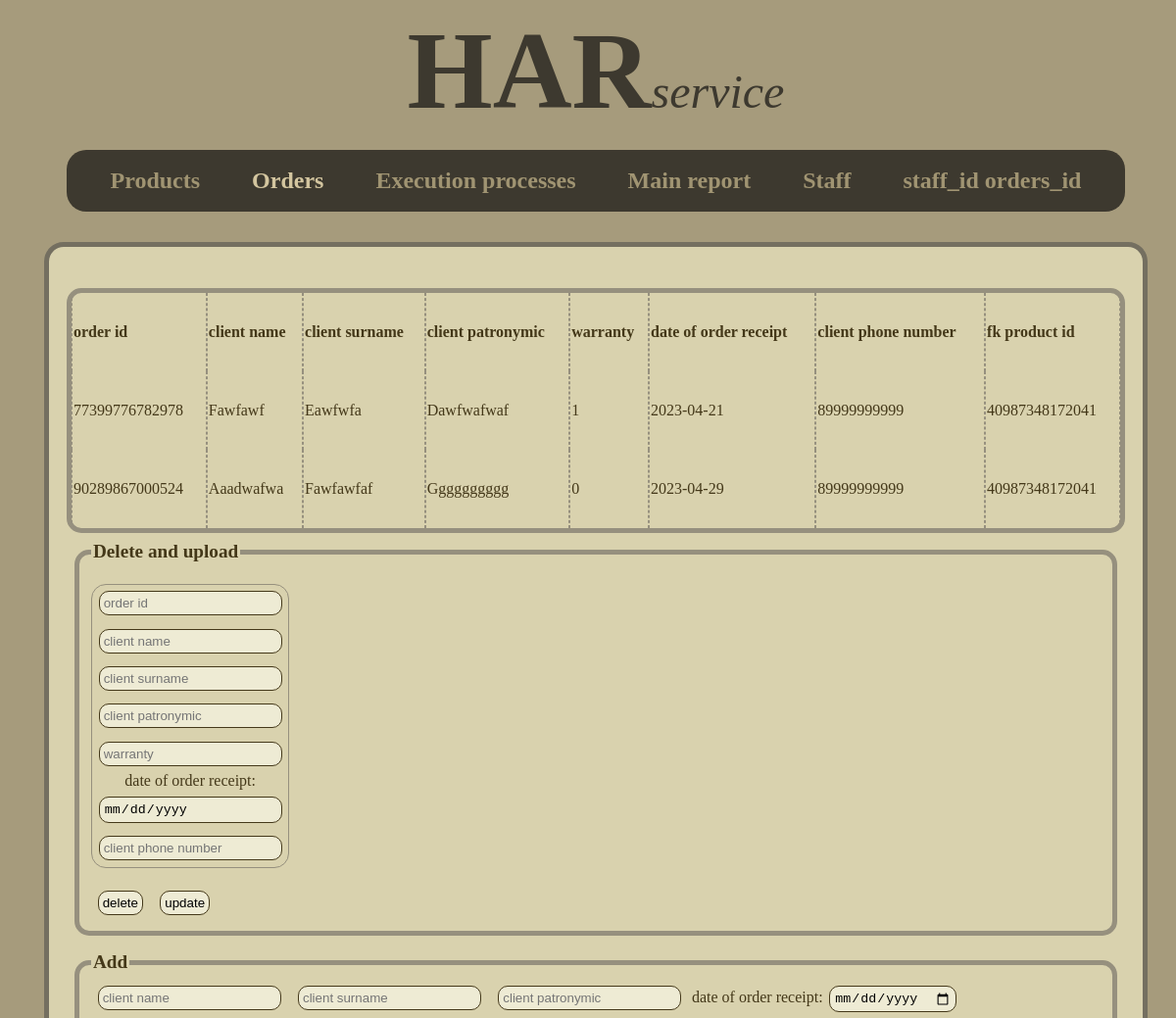
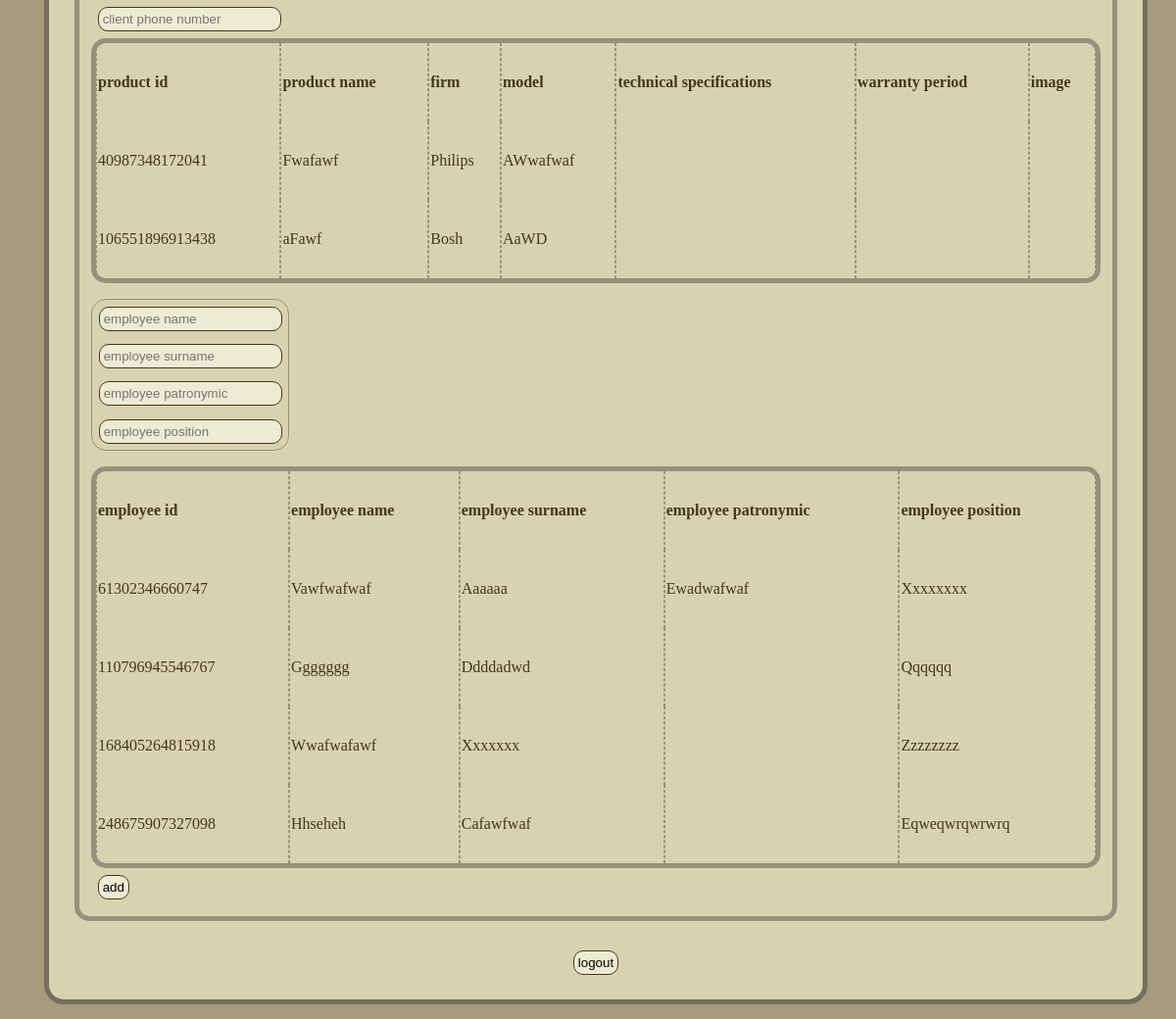
/Orders (signed in), run on the app's committed database (2 pictures, top to bottom).
### tables this page shows
CREATE TABLE "Orders" (
	"order_id"	INTEGER NOT NULL UNIQUE,
	"client_name"	TEXT NOT NULL,
	"client_surname"	TEXT NOT NULL,
	"client_patronymic"	TEXT,
	"warranty"	INTEGER NOT NULL,
	"date_of_order_receipt"	INTEGER NOT NULL,
	"client_phone_number"	INTEGER NOT NULL,
	"fk_product_id"	INTEGER NOT NULL,
	PRIMARY KEY("order_id"),
	FOREIGN KEY("fk_product_id") REFERENCES "Products"("product_id")
);

CREATE TABLE "Products" (
	"product_id"	INTEGER NOT NULL UNIQUE,
	"product_name"	TEXT NOT NULL,
	"firm"	TEXT NOT NULL,
	"model"	TEXT NOT NULL,
	"technical_specifications"	TEXT,
	"warranty_period"	TEXT,
	"image"	TEXT,
	PRIMARY KEY("product_id")
);

CREATE TABLE "Staff" (
	"employee_id"	INTEGER NOT NULL UNIQUE,
	"employee_name"	TEXT NOT NULL,
	"employee_surname"	TEXT NOT NULL,
	"employee_patronymic"	TEXT,
	"employee_position"	TEXT NOT NULL,
	PRIMARY KEY("employee_id")
);

### Back_flask.py (the view, shortened to what this page needs)
@app.route("/Orders", methods = ["POST", "GET"])
def Orders():
    if "Logged" not in session:
        return redirect(url_for("login"))
    return render_template("Orders.html", title = "Orders", table_orders = repos.Orders_showAll(), table_products = repos.Products_showAll(), table_staff = repos.Staff_showAll())

### DB/repos.py (called while the page is built)
def Products_showAll():
    con = sqlite3.connect("DB/HAR_DB.db")
    c = con.cursor()
    allProducts = c.execute("SELECT * FROM Products").fetchall()
    c.close()
    con.close()
    return allProducts

def Staff_showAll():
    con = sqlite3.connect("DB/HAR_DB.db")
    c = con.cursor()
    allStaff = c.execute("SELECT * FROM Staff").fetchall()
    c.close()
    con.close()
    return allStaff

def Orders_showAll():
    con = sqlite3.connect("DB/HAR_DB.db")
    c = con.cursor()
    allOrders = c.execute("SELECT * FROM Orders").fetchall()
    c.close()
    con.close()
    return allOrders

### templates/Orders.html (shortened to what this page needs)
{% extends "base.html" %}
{% block header %}
    {{super()}}
{% endblock %}
{% block navigation %}
    {{super()}}
{% endblock %}
{% block content %}
    <div class="information_content">
        <table class="filling_0">
            <thead>
                <tr>
                    <th>order id</th>
                    <th>client name</th>
                    <th>client surname</th>
                    <th>client patronymic</th>
                    <th>warranty</th>
                    <th>date of order receipt</th>
                    <th>client phone number</th>
                    <th>fk product id</th>
                </tr>
            </thead>
            <tbody>
                {% for row in table_orders -%}
                    <tr>
                        {% for item in row -%}
                            <td>{{item}}</td>
                        {% endfor -%}
                    </tr>
                {% endfor -%}
            </tbody>
        </table>
        <fieldset class="action">
            <legend>Delete and upload</legend>
            <form action="Orders?operation=deleteOrUpdate" method="POST">
                <div>
                    <p class="filling_input_0 last">
                        <input class="n_0" type="number" placeholder="order id" name="order_id" readonly>
                        <input class="n_1" type="text" placeholder="client name" name="client_name">
                        <input class="n_2" type="text" placeholder="client surname" name="client_surname">
                        <input class="n_3" type="text" placeholder="client patronymic" name="client_patronymic">
                        <input class="n_4" type="number" placeholder="warranty" name="warranty" readonly>
                        <label>date of order receipt:</label><input class="n_5" type="date" placeholder="date of order receipt" name="date_of_order_receipt" readonly>
                        <input class="n_6" type="number" placeholder="client phone number" name="client_phone_number">
                    </p>
                </div>
                <input type="submit" value="delete" name="delete">
                <input type="submit" value="update" name="update">
            </form>
        </fieldset>
        <fieldset class="action">
            <legend>Add</legend>
            <form action="Orders?operation=add" method="POST">
                <input class="n_1" type="text" placeholder="client name" name="client_name">
                <input class="n_2" type="text" placeholder="client surname" name="client_surname">
                <input class="n_3" type="text" placeholder="client patronymic" name="client_patronymic">
                <label>date of order receipt:</label><input class="n_5" type="date" placeholder="date of order receipt" name="date_of_order_receipt">
                <input class="n_6" type="number" placeholder="client phone number" name="client_phone_number">
                <table class="upload_0 product">
                    <thead>
                        <tr class="fk_id">
                            <th>product id</th>
                            <th>product name</th>
                            <th>firm</th>
                            <th>model</th>
                            <th>technical specifications</th>
                            <th>warranty period</th>
                            <th>image</th>
                        </tr>
                    </thead>
                    <tbody>
                        {% for row in table_products -%}
                        <tr>
                            {% for item in row -%}
                            <td>{{item}}</td>
                            {% endfor -%}
                        </tr>
                        {% endfor -%}
                    </tbody>
                </table>
                <p class="group_adding last">
                    <input class="n_1" type="text" placeholder="employee name" name="new_employee_name">
                    <input class="n_2" type="text" placeholder="employee surname" name="new_employee_surname">
                    <input class="n_3" type="text" placeholder="employee patronymic" name="new_employee_patronymic">
                    <input class="n_4" type="text" placeholder="employee position" name="new_employee_position">
                </p>
                <table class="filling_1">
                    <thead>
                        <tr class="staff_table">
                            <th>employee id</th>
                            <th>employee name</th>
                            <th>employee surname</th>
                            <th>employee patronymic</th>
                            <th>employee position</th>
                        </tr>
                    </thead>
                    <tbody>
                        {% for row in table_staff -%}
                            <tr>
                                {% for item in row -%}
                                    <td>{{item}}</td>
                                {% endfor -%}
                            </tr>
                        {% endfor -%}
                    </tbody>
                </table>
                <input type="submit" name="add" value="add">
            </form>
        </fieldset>
        <form action="/?operation=logout" method="POST"  class="logout">
            <input type="submit" value="logout">
        </form>
    </div>
{% endblock %}

### static/css/style.css (style rules this page uses)
body { background-color: #A69B7C; width: 100%; height: 100vh; color: #443819; min-height: 20px; }
input, textarea, button, select { background-color: #eeebd4; margin: 0.5em; border-radius: 10px; padding: 0.3em; border: #443819 solid thin; }
.information_content { border: #746f60 thick solid; display: flex; flex-direction: column; width: 90%; min-height: 100%; margin: 15px auto; background-color: #D9D2AE; padding: 1.5vw; border-radius: 20px; }
.information_content table { width: 100%; word-break: normal; text-align: justify; border: #96907e thick solid; border-radius: 15px; border-spacing: 0; }
.information_content table td, .information_content table th { border-left: #96907e thin dashed; border-right: #96907e thin dashed; overflow: hidden; max-width: 15em; }
.information_content table tr { max-height: 30em; min-height: 30em; height: 5em; }
.action { border: #96907e thick solid; max-width: 100%; border-radius: 15px; margin: 0.5em; }
legend { font-weight: bold; font-size: 1.2em; }
.action p { max-width: 100%; display: inline-flex; flex-wrap: wrap; flex-direction: column; text-align: center; border: #96907e thin solid; border-radius: 15px; }
.information_content > .logout { text-align: center; margin-top: 2vh; }

### data on the page
Orders: order_id "77399776782978", client_name "Fawfawf", client_surname "Eawfwfa", client_patronymic "Dawfwafwaf", row "1", date_of_order_receipt "2023-04-21", client_phone_number "89999999999", fk_product "40987348172041"
Orders: order_id "90289867000524", client_name "Aaadwafwa", client_surname "Fawfawfaf", client_patronymic "Gggggggggg", row "0", date_of_order_receipt "2023-04-29", client_phone_number "89999999999", fk_product "40987348172041"
Products: product_id "40987348172041", product_name "Fwafawf", firm "Philips", model "AWwafwaf"
Products: product_id "106551896913438", product_name "aFawf", firm "Bosh", model "AaWD"
Staff: employee_id "61302346660747", employee_name "Vawfwafwaf", employee_surname "Aaaaaa", employee_patronymic "Ewadwafwaf", employee_position "Xxxxxxxx"
Staff: employee_id "110796945546767", employee_name "Ggggggg", employee_surname "Ddddadwd", employee_position "Qqqqqq"
Staff: employee_id "168405264815918", employee_name "Wwafwafawf", employee_surname "Xxxxxxx", employee_position "Zzzzzzzz"
Staff: employee_id "248675907327098", employee_name "Hhseheh", employee_surname "Cafawfwaf", employee_position "Eqweqwrqwrwrq"
